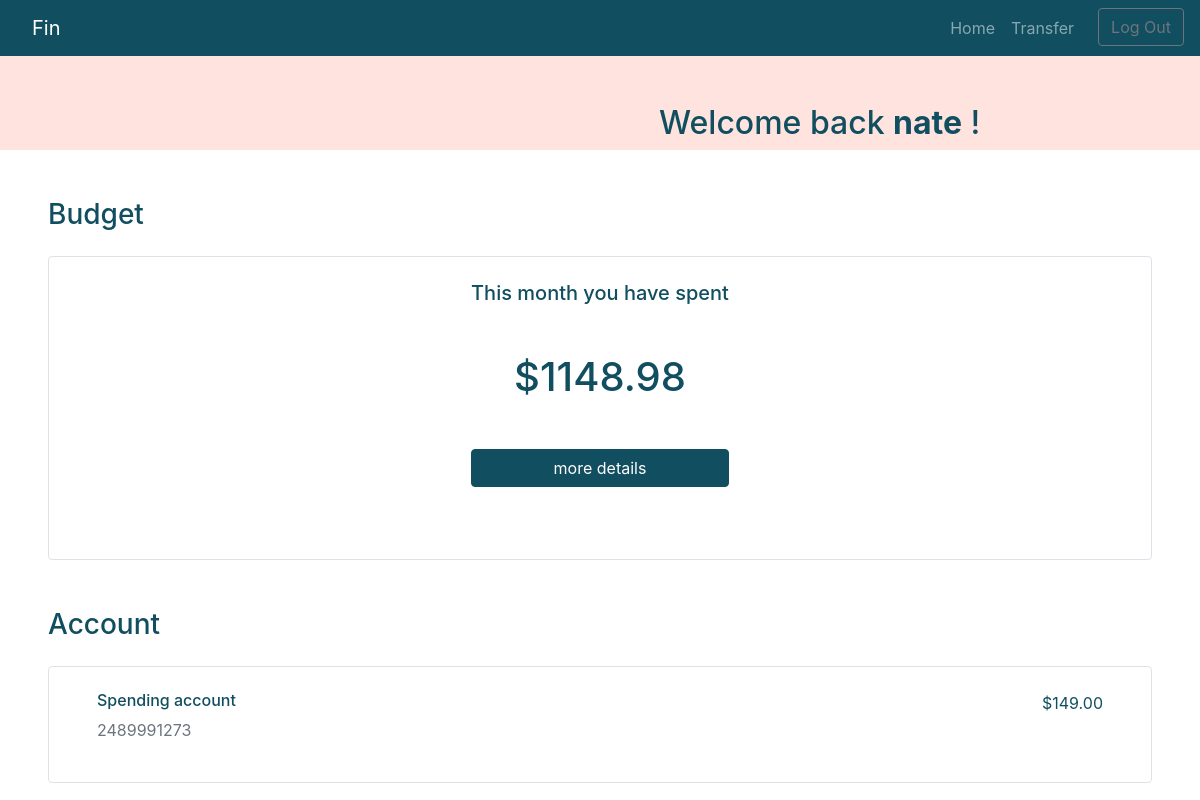
The app's page / (signed in) with its own data.
### budget/models.py (models this page shows, shortened)
class User(AbstractUser):
    pass

class Account(models.Model):
    user = models.ForeignKey("User", on_delete=models.CASCADE)
    number = models.DecimalField(max_digits=10, decimal_places=0, unique=True)
    amount = models.DecimalField(max_digits=100, decimal_places=2)

### budget/views.py (the view, shortened to what this page needs)
# urls.py: path("", views.index, name="index"),
def index(request):
    if request.user.is_authenticated:
        new_transfer = Transfer.objects.filter(
            recipient=request.user, received = False
        )
        spending = Spending.objects.filter(
            user=request.user
        )
        budget = Budget.objects.filter(
            user=request.user
        )
        exclude = Transfer.objects.filter(
            recipient=request.user
        )
        if request.method == "GET":
            try:
                account = Account.objects.get(
                    user = request.user
                )
                total_budget = budget.aggregate(total_budget=Sum("item_price")).get('total_budget')
                total_spending = spending.aggregate(total_spending=Sum("item_price")).get('total_spending')
                total_exclude = exclude.aggregate(total_exclude=Sum("amount")).get('total_exclude')
                startdate = date.today().replace(day=1)
                days_in_month = calendar.monthrange(startdate.year, startdate.month)[1]
                budget = budget.filter(timestamp__range=[startdate, startdate + timedelta(days=days_in_month)])
                spending = spending.filter(timestamp__range=[startdate, startdate + timedelta(days=days_in_month)])
                exclude = exclude.filter(timestamp__range=[startdate, startdate + timedelta(days=days_in_month)])
                total_budget = budget.aggregate(total_budget=Sum("item_price")).get('total_budget')
                total_spending = spending.aggregate(total_spending=Sum("item_price")).get('total_spending')
                total_exclude = exclude.aggregate(total_exclude=Sum("amount")).get('total_exclude')
                if total_exclude != None:
                    total_exclude = total_exclude
                else:
                    total_exclude = 0
                if total_budget != None:
                    total_budget = total_budget
                else:
                    total_budget = 0
                if total_spending !=None:
                    total_spending = total_spending - total_exclude
                else:
                    total_spending = 0
                total = total_budget + total_spending
            except Account.DoesNotExist:
                return render(request, "budget/index.html")
        return render(request, "budget/index.html",{
            "account":account,
            "transfers":new_transfer,
            "total":'{:0.2f}'.format(total),
        })
    else:
        return HttpResponseRedirect(reverse("greeting"))

### budget/templates/budget/index.html (shortened to what this page needs)
{% extends "budget/layout.html" %}
{% load static %}
{% block body %}
    <div class="d-flex flex-lg-row flex-column justify-content-around secondary-color-bg ">
        <h2 class="pt-5 align-self-center primary-color">Welcome back  <strong>{{ user.username }}</strong> !</h3>
    </div>
    {% if account %}
        <h3 class="mt-5 mb-4 ml-5 primary-color ">Budget</h3>
        <a href="{% url 'budget' %}" id="budget-view" class="d-flex flex-row justify-content-around py-4 px-5 mx-5 border rounded">
            <div>
                <h5 class="text-center">This month you have spent</h5>
                <h1 class="primary-color mt-5 text-center">${{total}}</h1>
                <div class="btn primary-color-btn my-5 d-flex justify-content-center">more details</div>
            </div>
        </a>
        <h3 class="mt-5 mb-4 ml-5 primary-color ">Account</h3>
        <a href="{% url 'spending' %}" id="account-view" class="d-flex flex-row justify-content-between py-4 px-5 mx-5 border rounded">
            <div>
                <h6>Spending account</h6>
                <p class="text-muted">{{account.number}}</p>
            </div>
            <p>${{account.amount}}</p>
        </a>
    {% endif %}
{% endblock %}

### budget/static/budget/styles.css (style rules this page uses)
.secondary-color-bg { background-color: #ffe3de; }
.primary-color { color: #114e60; }
.primary-color-btn { color: #fff; background-color: #114e60; border-color: #114e60; }
#account-view { text-decoration: none; color: #114e60; }
#budget-view { text-decoration: none; color: #114e60; }

### records on screen
User: username "nate"
Account: number "2489991273", amount "149.00"

### other values on screen
{{ total }} "1148.98"
